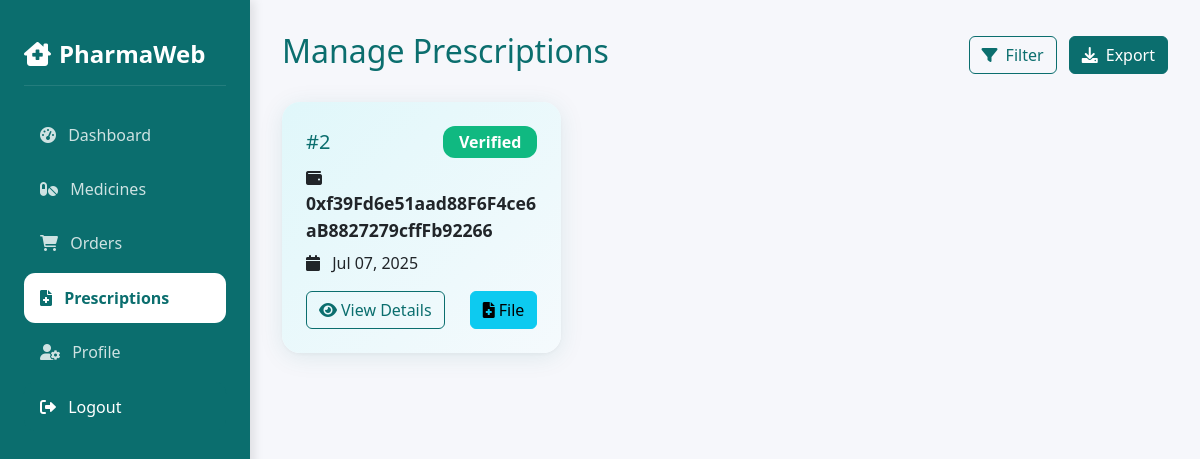
Screenshot of /pharmacy/prescriptions.php (signed in) with the database file from the repository.
### tables this page shows
CREATE TABLE `prescriptions` (
  `id` int(11) NOT NULL,
  `customer_id` int(11) DEFAULT NULL,
  `doctor_name` varchar(255) DEFAULT NULL,
  `prescription_file` varchar(255) DEFAULT NULL,
  `prescription_hash` varchar(255) DEFAULT NULL,
  `status` enum('pending','verified','rejected') DEFAULT 'pending',
  `created_at` timestamp NOT NULL DEFAULT current_timestamp(),
  `verification_status` enum('pending','verified','rejected') DEFAULT 'pending',
  `verification_notes` text DEFAULT NULL,
  `verified_at` timestamp NULL DEFAULT NULL,
  `verification_tx_hash` varchar(255) DEFAULT NULL
);

CREATE TABLE `users` (
  `id` int(11) NOT NULL,
  `email` varchar(255) NOT NULL,
  `password` varchar(255) NOT NULL,
  `user_type` enum('admin','pharmacy','customer') NOT NULL,
  `metamask_address` varchar(42) DEFAULT NULL,
  `created_at` timestamp NOT NULL DEFAULT current_timestamp(),
  `updated_at` timestamp NOT NULL DEFAULT current_timestamp() ON UPDATE current_timestamp(),
  `user_hash` varchar(66) DEFAULT NULL,
  `tx_hash` varchar(66) DEFAULT NULL
);

### pharmacy/prescriptions.php (the view, shortened to what this page needs)
<?php
require_once '../config/database.php';
$prescriptions = $conn->query("
    SELECT p.*,
           u.email as customer_email,
           u.metamask_address,
           p.prescription_file
    FROM prescriptions p
    JOIN users u ON p.customer_id = u.id
    ORDER BY p.created_at DESC
")->fetchAll();
?>
<!DOCTYPE html>
<html lang="en">
<head>
    <link href="https://cdn.jsdelivr.net/npm/bootstrap@5.3.0/dist/css/bootstrap.min.css" rel="stylesheet">
    <link href="https://cdnjs.cloudflare.com/ajax/libs/font-awesome/6.0.0/css/all.min.css" rel="stylesheet">
    <link href="../assets/css/theme.css" rel="stylesheet">
</head>
<body>
    <div class="sidebar">
        <div class="sidebar-header">
            <h4><i class="fas fa-clinic-medical me-2"></i>PharmaWeb</h4>
        </div>
        <nav>
            <a href="dashboard.php" class="nav-link">
                <i class="fas fa-tachometer-alt me-2"></i> Dashboard
            </a>
            <a href="medicines.php" class="nav-link">
                <i class="fas fa-pills me-2"></i> Medicines
            </a>
            <a href="orders.php" class="nav-link">
                <i class="fas fa-shopping-cart me-2"></i> Orders
            </a>
            <a href="prescriptions.php" class="nav-link active">
                <i class="fas fa-file-medical me-2"></i> Prescriptions
            </a>
            <a href="profile.php" class="nav-link">
                <i class="fas fa-user-cog me-2"></i> Profile
            </a>
            <a href="../logout.php" class="nav-link" style="background-color: #0b6e6e; color: white;">
                <i class="fas fa-sign-out-alt me-2"></i> Logout
            </a>
        </nav>
    </div>
    <div class="main-content">
        <div class="d-flex justify-content-between align-items-center mb-4">
            <h2 style="color: #0b6e6e;">Manage Prescriptions</h2>
            <div>
                <button class="btn btn-outline-primary me-2" data-bs-toggle="modal" data-bs-target="#filterModal">
                    <i class="fas fa-filter me-2"></i>Filter
                </button>
                <button class="btn btn-primary" data-bs-toggle="modal" data-bs-target="#exportModal">
                    <i class="fas fa-download me-2"></i>Export
                </button>
            </div>
        </div>
        <div class="row g-4">
            <?php if (empty($prescriptions)): ?>
                <div class="col-12">
                    <div class="prescription-card text-center">
                        <h4 class="mb-2 text-muted"><i class="fas fa-file-medical me-2"></i>No prescriptions found</h4>
                        <p class="text-muted">There are currently no prescriptions for your pharmacy.</p>
                    </div>
                </div>
            <?php else: ?>
                <?php foreach ($prescriptions as $prescription): ?>
                    <div class="col-md-6 col-lg-4">
                        <div class="expert-prescription-card p-4 mb-4">
                            <div class="d-flex justify-content-between align-items-center mb-2">
                                <h5 class="mb-0">#<?php echo $prescription['id']; ?></h5>
                                <span class="badge bg-success fs-6"><?php echo ucfirst($prescription['verification_status']); ?></span>
                            </div>
                            <div class="mb-2">
                                <i class="fas fa-wallet me-2"></i>
                                <span class="fw-bold"><?php echo $prescription['metamask_address']; ?></span>
                            </div>
                            <div class="mb-2">
                                <i class="fas fa-calendar me-2"></i>
                                <?php echo date('M d, Y', strtotime($prescription['created_at'])); ?>
                            </div>
                            <div class="d-flex justify-content-between align-items-center mt-3">
                                <button class="btn btn-outline-primary" data-bs-toggle="modal" data-bs-target="#viewPrescriptionModal<?php echo $prescription['id']; ?>">
                                    <i class="fas fa-eye me-1"></i>View Details
                                </button>
                                <a href="../uploads/prescriptions/<?php echo htmlspecialchars($prescription['prescription_file']); ?>" class="btn btn-info" target="_blank">
                                    <i class="fas fa-file-medical me-1"></i>File
                                </a>
                            </div>
                        </div>
                    </div>
                <?php endforeach; ?>
            <?php endif; ?>
        </div>
    </div>
</body>
</html>

### assets/css/theme.css (style rules this page uses)
:root { --sidebar-width: 250px; --primary-color: #0b6e6e; --primary-light: #a78bfa; --primary-dark: #085353; --success-color: #10b981; --warning-color: #f59e42; --danger-color: #e53e3e; --info-color: #3498db; --sidebar-bg: linear-gradient(135deg, var(--primary-dark) 0%, var(--primary-color) 100%); }
body { font-family: 'Segoe UI', Tahoma, Geneva, Verdana, sans-serif; background: #f6f7fb; min-height: 100vh; }
.sidebar { width: var(--sidebar-width); position: fixed; top: 0; left: 0; height: 100vh; background: var(--sidebar-bg); color: white; padding: 1.5rem; box-shadow: 4px 0 10px rgba(0,0,0,0.1); }
.main-content { margin-left: var(--sidebar-width); padding: 2rem; }
.sidebar-header { padding: 1rem 0; border-bottom: 1px solid rgba(255,255,255,0.1); margin-bottom: 1.5rem; }
.sidebar-header h4 { font-weight: 700; color: white; margin: 0; }
.nav-link { color: rgba(255,255,255,0.8); padding: 0.8rem 1rem; border-radius: 0.7rem; margin: 0.3rem 0; transition: all 0.3s; }
.nav-link.active { background: white; color: var(--primary-color); font-weight: 600; }
.badge-success, .status-completed, .badge.bg-success { background: var(--success-color) !important; color: #fff !important; }

### pharmacy/prescriptions.php (style rules this page uses)
:root { --primary: #0b6e6e; --primary-light: #0b6e6e; --primary-dark: #0b6e6e; --accent: #0b6e6e; --text-light: #0b6e6e; }
.btn-primary { background: #0b6e6e; border-color: #0b6e6e; color: #fff; transition: all 0.3s ease; }
.btn-outline-primary { border-color: #0b6e6e; color: #0b6e6e; transition: all 0.3s ease; }
h2, h3, h4, h5, h6 { color: #0b6e6e; }
.expert-prescription-card { background: linear-gradient(135deg, #e0f7fa 0%, #f5fafd 100%); border-radius: 18px; box-shadow: 0 4px 24px rgba(11, 110, 110, 0.10), 0 1.5px 4px rgba(0,0,0,0.04); border: none; transition: box-shadow 0.2s, transform 0.2s; position: relative; }
.expert-prescription-card .badge { font-size: 1rem; padding: 0.5em 1em; border-radius: 12px; }
.expert-prescription-card .fw-bold { word-break: break-all; white-space: normal; font-size: 1.1rem; display: block; }

### rows the page displays
prescriptions: id "2", verification_status "Verified", customer.metamask_address "0xf39Fd6e51aad88F6F4ce6aB8827279cffFb92266", created_at "Jul 07, 2025"
